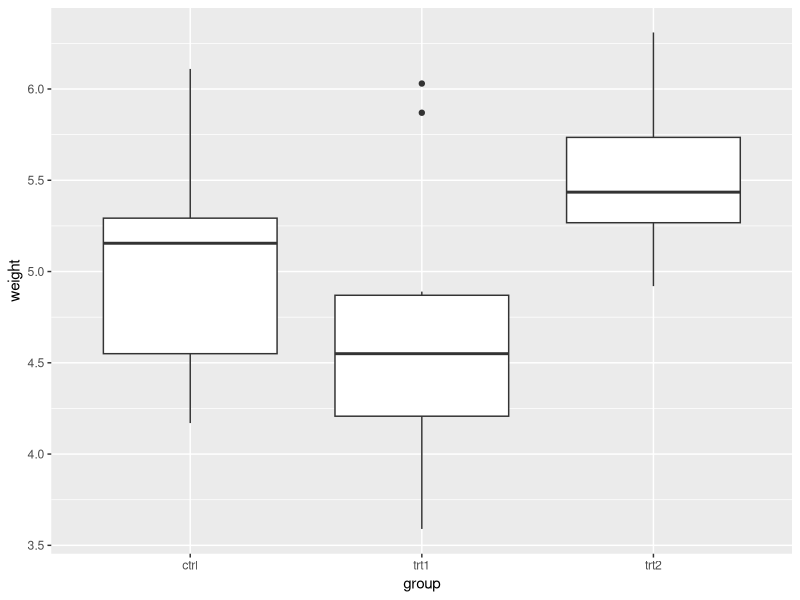
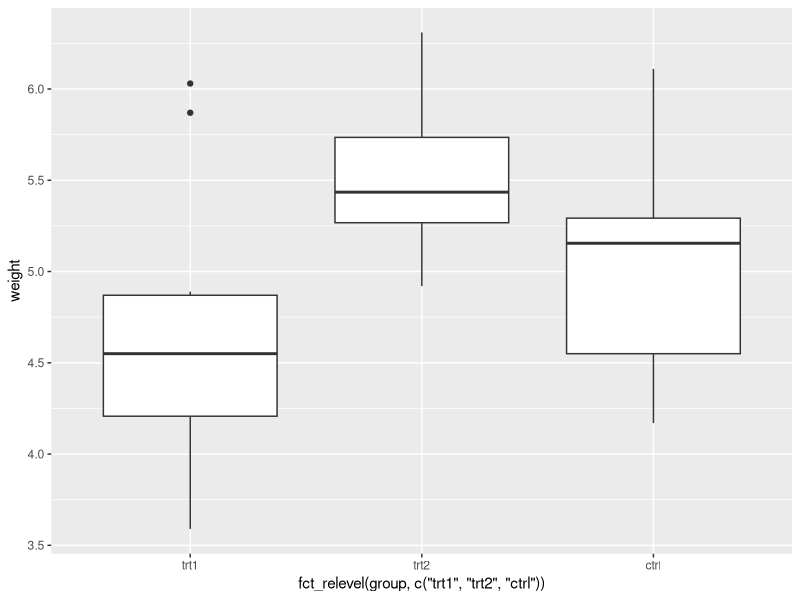
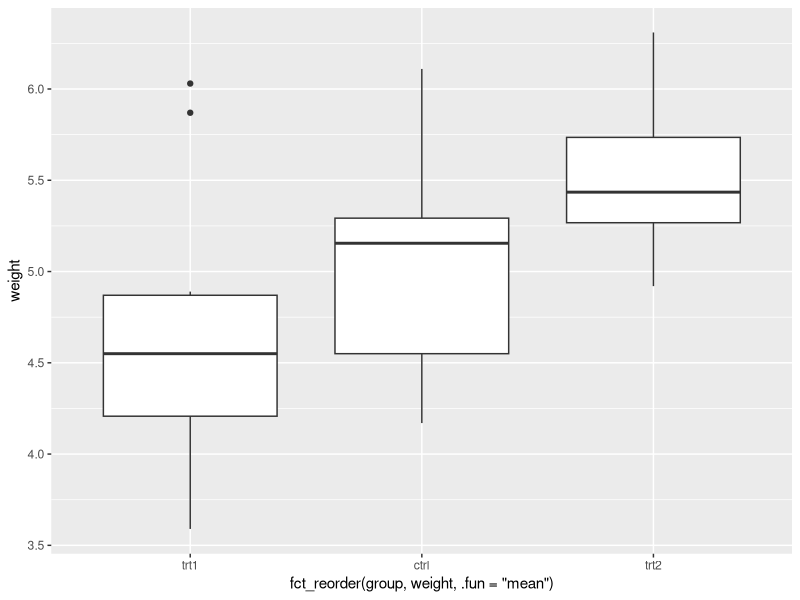
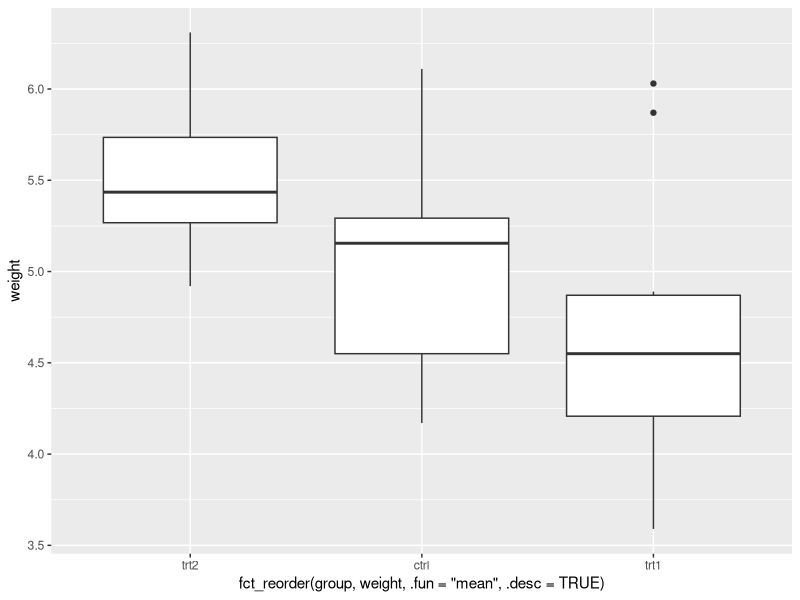

The R script that drew these images, in order:
## ---- chunk 1
library(tidyverse)
## ---- chunk 2
PlantGrowth
## ---- chunk 3
PlantGrowth |> 
  group_by(group) |> 
  summarise(n = n(), min = min(weight), mean = mean(weight), max = max(weight))
## ---- chunk 4
PlantGrowth |> 
  ggplot(mapping = aes(x = group, y = weight)) +
  geom_boxplot()
## ---- chunk 5
PlantGrowth |> 
  ggplot(mapping = aes(x = fct_relevel(group, c("trt1", "trt2", "ctrl")),
                       y = weight)) +
  geom_boxplot()
## ---- chunk 6
PlantGrowth |> 
  ggplot(mapping = aes(x = fct_reorder(group, weight, .fun = "mean"),
                       y = weight)) +
  geom_boxplot()
## ---- chunk 7
PlantGrowth |> 
  ggplot(mapping = aes(x = fct_reorder(group, weight, .fun = "mean", .desc = TRUE),
                       y = weight)) +
  geom_boxplot()
